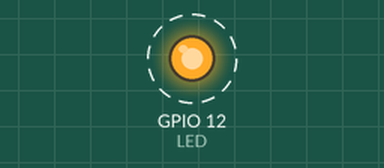
Bench run of a program on a simulated Raspberry Pi (BCM pin numbers). Parts: output pins drawn as LEDs (lit = HIGH). Dashed ring = blinking.

Above: at 0.5 s.
Timing chart, 0 to 4.6 s (numbered marks = the images above):
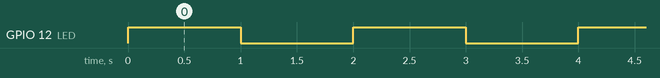

The program:

250TurnOnOff.py
```python
# GPIO LED Test
# Jonathan Suh www.creapple.com

import RPi.GPIO as GPIO
import time

GPIO.setmode(GPIO.BCM)
LED = 12
GPIO.setup(LED, GPIO.OUT)

try:
    while True:
        GPIO.output(LED, GPIO.HIGH)
        time.sleep(1)
        GPIO.output(LED, GPIO.LOW)
        time.sleep(1)

except KeyboardInterrupt:
    GPIO.output(LED, GPIO.LOW)
    GPIO.cleanup()
```

Measured:
- by itself, GPIO 12 (LED): alternates HIGH for 1.0 s and LOW for 1.0 s
